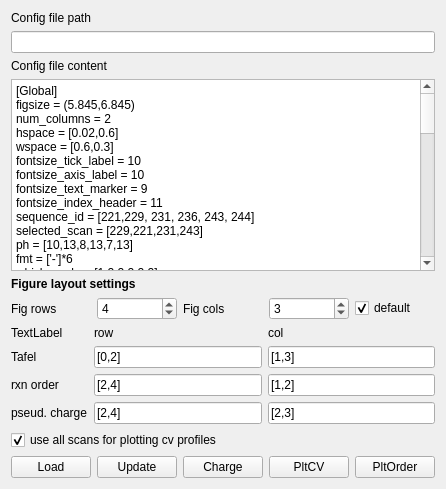
          <widget class="QWidget" name="tab_9">
           <attribute name="title">
            <string>CV setup</string>
           </attribute>
           <layout class="QVBoxLayout" name="verticalLayout_8">
            <item>
             <widget class="QLabel" name="label_27">
              <property name="text">
               <string>Config file path</string>
              </property>
             </widget>
            </item>
            <item>
             <widget class="QLineEdit" name="lineEdit_cv_config_path"/>
            </item>
            <item>
             <widget class="QLabel" name="label_28">
              <property name="text">
               <string>Config file content</string>
              </property>
             </widget>
            </item>
            <item>
             <widget class="QPlainTextEdit" name="plainTextEdit_cv_config">
              <property name="plainText">
               <string>[Global]
figsize = (5.845,6.845)
num_columns = 2
hspace = [0.02,0.6]
wspace = [0.6,0.3]
fontsize_tick_label = 10
fontsize_axis_label = 10
fontsize_text_marker = 9
fontsize_index_header = 11
sequence_id = [221,229, 231, 236, 243, 244]
selected_scan = [229,221,231,243]
ph = [10,13,8,13,7,13]
fmt = ['-']*6
which_cycle = [1,2,2,2,2,2]
color = ['g','r','blue','r','m','r']
method = ['extract_cv_file_fouad']*6
pot_range = [[1.05,1.57],[1.05,1.57],[1.05,1.57],[1.05,1.57],[1.05,1.57],[1.05,1.57]]
cv_scale_factor = [30,30,30,30,30,30]
scale_factor_text_pos = [(1.35,2.0),(1.3,3.2),(1.3,2.2),(1.4,3.2),(1.3,2.2),(1.4,3.2)]
#offset coordinates wrt the top left corner
index_header_pos_offset_cv = [-0.4,0.1] 
index_header_pos_offset_tafel = [-0.09,0.] 
index_header_pos_offset_order = [-2.5,0.0] 
cv_bounds_pot = '[1,1.9]+[1, 1.2, 1.4, 1.6,1.8]+0.1+1+{: 4.1f}+set_xlim'
cv_bounds_current = '[-1.2,6.2]+[0, 2, 4, 6]+1+4+{: 4.2f}+set_ylim'
cv_show_tick_label_x = [False, False, False, False, True, False]
cv_show_tick_label_y = [True, True, True, True, True, True]
tafel_bounds_pot = '[1.55,1.85]+[1.6, 1.7,1.8]+0.01+4+{: 4.2f}+set_xlim'
tafel_bounds_current = '[0.1,6]+[0.1,1]+0.01+9+{: 4.1f}+set_ylim'
tafel_show_tick_label_x_y = [True, True]
order_bounds_ph = '[7,13]+[7,8,10,13]+1+0+{: 4.0f}+set_xlim'
order_bounds_y = '[1.65,1.8]+[1.65,1.7,1.75,1.8]+0.03+4+{: 3.2f}+set_ylim'
order_show_tick_label_x_y = [True, True]
cv_spike_cut = [0.002]*6
scan_rate = [0.005]*6
resistance = [80,70,40,50,90,50]
#resistance = [80,0,40,0,90,0]
#pot_starts_tafel = [1.62,1.6,1.72,1.6,1.75,1.6]
pot_starts_tafel = [1.6,1.58,1.7,1.58,1.7,1.59]
pot_ends_tafel = [1.75,1.67,1.85,1.668,1.83,1.67]
potential_reaction_order = 1.65
current_reaction_order = 1
reaction_order_mode = 'constant_current'
current_filter_length = 19
current_filter_order = 0
cv_folder = '/Users/canrong/Documents/I20180835_Jul_2019_CVs'
path = ['048_S221_CV','054_S229_CV','057_S231_CV','060_S236_CV','064_S243_CV','065_S244_CV']</string>
              </property>
             </widget>
            </item>
            <item>
             <widget class="QLabel" name="label_46">
              <property name="font">
               <font>
                <weight>75</weight>
                <bold>true</bold>
               </font>
              </property>
              <property name="text">
               <string>Figure layout settings</string>
              </property>
             </widget>
            </item>
            <item>
             <layout class="QHBoxLayout" name="horizontalLayout_23">
              <item>
               <widget class="QLabel" name="label_38">
                <property name="text">
                 <string>Fig rows</string>
                </property>
               </widget>
              </item>
              <item>
               <widget class="QSpinBox" name="spinBox_rows">
                <property name="value">
                 <number>4</number>
                </property>
               </widget>
              </item>
              <item>
               <widget class="QLabel" name="label_39">
                <property name="text">
                 <string>Fig cols</string>
                </property>
               </widget>
              </item>
              <item>
               <widget class="QSpinBox" name="spinBox_cols">
                <property name="value">
                 <number>3</number>
                </property>
               </widget>
              </item>
              <item>
               <widget class="QCheckBox" name="checkBox_default">
                <property name="text">
                 <string>default</string>
                </property>
                <property name="checked">
                 <bool>true</bool>
                </property>
               </widget>
              </item>
             </layout>
            </item>
            <item>
             <layout class="QGridLayout" name="gridLayout_2">
              <item row="0" column="0">
               <widget class="QLabel" name="label_43">
                <property name="sizePolicy">
                 <sizepolicy hsizetype="Fixed" vsizetype="Fixed">
                  <horstretch>0</horstretch>
                  <verstretch>0</verstretch>
                 </sizepolicy>
                </property>
                <property name="text">
                 <string>TextLabel</string>
                </property>
               </widget>
              </item>
              <item row="1" column="0">
               <widget class="QLabel" name="label_40">
                <property name="text">
                 <string>Tafel</string>
                </property>
               </widget>
              </item>
              <item row="0" column="1">
               <widget class="QLabel" name="label_44">
                <property name="sizePolicy">
                 <sizepolicy hsizetype="Fixed" vsizetype="Fixed">
                  <horstretch>0</horstretch>
                  <verstretch>0</verstretch>
                 </sizepolicy>
                </property>
                <property name="text">
                 <string>row</string>
                </property>
               </widget>
              </item>
              <item row="3" column="0">
               <widget class="QLabel" name="label_42">
                <property name="text">
                 <string>pseud. charge</string>
                </property>
               </widget>
              </item>
              <item row="2" column="0">
               <widget class="QLabel" name="label_41">
                <property name="text">
                 <string>rxn order</string>
                </property>
               </widget>
              </item>
              <item row="0" column="2">
               <widget class="QLabel" name="label_45">
                <property name="sizePolicy">
                 <sizepolicy hsizetype="Fixed" vsizetype="Fixed">
                  <horstretch>0</horstretch>
                  <verstretch>0</verstretch>
                 </sizepolicy>
                </property>
                <property name="text">
                 <string>col</string>
                </property>
               </widget>
              </item>
              <item row="1" column="1">
               <widget class="QLineEdit" name="lineEdit_row_tafel">
                <property name="text">
                 <string>[0,2]</string>
                </property>
               </widget>
              </item>
              <item row="1" column="2">
               <widget class="QLineEdit" name="lineEdit_col_tafel">
                <property name="text">
                 <string>[1,3]</string>
                </property>
               </widget>
              </item>
              <item row="2" column="1">
               <widget class="QLineEdit" name="lineEdit_row_rxn_order">
                <property name="text">
                 <string>[2,4]</string>
                </property>
               </widget>
              </item>
              <item row="2" column="2">
               <widget class="QLineEdit" name="lineEdit_col_rxn_order">
                <property name="text">
                 <string>[1,2]</string>
                </property>
               </widget>
              </item>
              <item row="3" column="1">
               <widget class="QLineEdit" name="lineEdit_row_charge">
                <property name="text">
                 <string>[2,4]</string>
                </property>
               </widget>
              </item>
              <item row="3" column="2">
               <widget class="QLineEdit" name="lineEdit_col_charge">
                <property name="text">
                 <string>[2,3]</string>
                </property>
               </widget>
              </item>
             </layout>
            </item>
            <item>
             <widget class="QCheckBox" name="checkBox_use_all">
              <property name="text">
               <string>use all scans for plotting cv profiles</string>
              </property>
              <property name="checked">
               <bool>true</bool>
              </property>
             </widget>
            </item>
            <item>
             <layout class="QHBoxLayout" name="horizontalLayout_20">
              <item>
               <widget class="QPushButton" name="pushButton_load_cv_config">
                <property name="text">
                 <string>Load</string>
                </property>
               </widget>
              </item>
              <item>
               <widget class="QPushButton" name="pushButton_update_cv_config">
                <property name="text">
                 <string>Update</string>
                </property>
               </widget>
              </item>
              <item>
               <widget class="QPushButton" name="pushButton_cal_charge_2">
                <property name="text">
                 <string>Charge</string>
                </property>
               </widget>
              </item>
              <item>
               <widget class="QPushButton" name="pushButton_plot_cv">
                <property name="text">
                 <string>PltCV</string>
                </property>
               </widget>
              </item>
              <item>
               <widget class="QPushButton" name="pushButton_plot_reaction_order">
                <property name="text">
                 <string>PltOrder</string>
                </property>
               </widget>
              </item>
             </layout>
            </item>
           </layout>
          </widget>
